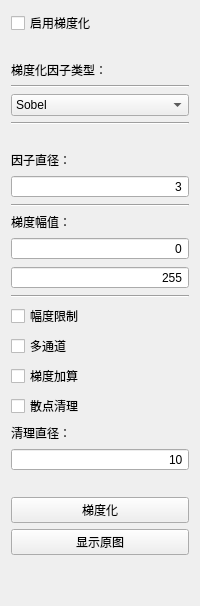
        <widget class="QWidget" name="tab_8">
         <attribute name="title">
          <string>页</string>
         </attribute>
         <layout class="QVBoxLayout" name="verticalLayout_39">
          <item>
           <layout class="QVBoxLayout" name="verticalLayout_38">
            <item>
             <widget class="QCheckBox" name="checkBox_Grad">
              <property name="text">
               <string>启用梯度化</string>
              </property>
             </widget>
            </item>
            <item>
             <widget class="QLabel" name="label_48">
              <property name="text">
               <string/>
              </property>
             </widget>
            </item>
            <item>
             <widget class="QLabel" name="label_52">
              <property name="text">
               <string>梯度化因子类型：</string>
              </property>
             </widget>
            </item>
            <item>
             <widget class="Line" name="line_50">
              <property name="orientation">
               <enum>Qt::Horizontal</enum>
              </property>
             </widget>
            </item>
            <item>
             <layout class="QHBoxLayout" name="horizontalLayout_Grad_type"/>
            </item>
            <item>
             <widget class="QComboBox" name="comboBox_Grad_type">
              <item>
               <property name="text">
                <string>Sobel</string>
               </property>
              </item>
              <item>
               <property name="text">
                <string>Scharr</string>
               </property>
              </item>
              <item>
               <property name="text">
                <string>Laplacian</string>
               </property>
              </item>
             </widget>
            </item>
            <item>
             <widget class="Line" name="line_51">
              <property name="orientation">
               <enum>Qt::Horizontal</enum>
              </property>
             </widget>
            </item>
            <item>
             <widget class="QLabel" name="label_51">
              <property name="text">
               <string/>
              </property>
             </widget>
            </item>
            <item>
             <widget class="QLabel" name="label_47">
              <property name="text">
               <string>因子直径：</string>
              </property>
             </widget>
            </item>
            <item>
             <widget class="QSpinBox" name="spinBox_Grad_D">
              <property name="alignment">
               <set>Qt::AlignRight|Qt::AlignTrailing|Qt::AlignVCenter</set>
              </property>
              <property name="buttonSymbols">
               <enum>QAbstractSpinBox::NoButtons</enum>
              </property>
              <property name="minimum">
               <number>1</number>
              </property>
              <property name="maximum">
               <number>31</number>
              </property>
              <property name="singleStep">
               <number>2</number>
              </property>
              <property name="value">
               <number>3</number>
              </property>
             </widget>
            </item>
            <item>
             <widget class="Line" name="line_53">
              <property name="orientation">
               <enum>Qt::Horizontal</enum>
              </property>
             </widget>
            </item>
            <item>
             <widget class="QLabel" name="label_49">
              <property name="text">
               <string>梯度幅值：</string>
              </property>
             </widget>
            </item>
            <item>
             <widget class="QSpinBox" name="spinBox_Grad_thres_min">
              <property name="alignment">
               <set>Qt::AlignRight|Qt::AlignTrailing|Qt::AlignVCenter</set>
              </property>
              <property name="buttonSymbols">
               <enum>QAbstractSpinBox::NoButtons</enum>
              </property>
              <property name="minimum">
               <number>0</number>
              </property>
              <property name="maximum">
               <number>255</number>
              </property>
             </widget>
            </item>
            <item>
             <widget class="QSpinBox" name="spinBox_Grad_thres_max">
              <property name="alignment">
               <set>Qt::AlignRight|Qt::AlignTrailing|Qt::AlignVCenter</set>
              </property>
              <property name="buttonSymbols">
               <enum>QAbstractSpinBox::NoButtons</enum>
              </property>
              <property name="maximum">
               <number>255</number>
              </property>
              <property name="value">
               <number>255</number>
              </property>
             </widget>
            </item>
            <item>
             <widget class="Line" name="line_52">
              <property name="orientation">
               <enum>Qt::Horizontal</enum>
              </property>
             </widget>
            </item>
            <item>
             <widget class="QCheckBox" name="checkBox_Grad_thres">
              <property name="text">
               <string>幅度限制</string>
              </property>
             </widget>
            </item>
            <item>
             <widget class="QCheckBox" name="checkBox_Grad_colour">
              <property name="text">
               <string>多通道</string>
              </property>
             </widget>
            </item>
            <item>
             <widget class="QCheckBox" name="checkBox_Grad_colour_add">
              <property name="text">
               <string>梯度加算</string>
              </property>
             </widget>
            </item>
            <item>
             <widget class="QCheckBox" name="checkBox_Grad_clear">
              <property name="text">
               <string>散点清理</string>
              </property>
             </widget>
            </item>
            <item>
             <widget class="QLabel" name="label_53">
              <property name="text">
               <string>清理直径：</string>
              </property>
             </widget>
            </item>
            <item>
             <widget class="QSpinBox" name="spinBox_Grad_clear_D">
              <property name="alignment">
               <set>Qt::AlignRight|Qt::AlignTrailing|Qt::AlignVCenter</set>
              </property>
              <property name="buttonSymbols">
               <enum>QAbstractSpinBox::NoButtons</enum>
              </property>
              <property name="minimum">
               <number>-2000</number>
              </property>
              <property name="maximum">
               <number>2000</number>
              </property>
              <property name="value">
               <number>10</number>
              </property>
             </widget>
            </item>
            <item>
             <widget class="QLabel" name="label_50">
              <property name="text">
               <string/>
              </property>
             </widget>
            </item>
            <item>
             <widget class="QPushButton" name="pushButton_Grad">
              <property name="text">
               <string>梯度化</string>
              </property>
             </widget>
            </item>
            <item>
             <widget class="QPushButton" name="pushButton_showback">
              <property name="text">
               <string>显示原图</string>
              </property>
             </widget>
            </item>
            <item>
             <spacer name="verticalSpacer_9">
              <property name="orientation">
               <enum>Qt::Vertical</enum>
              </property>
              <property name="sizeHint" stdset="0">
               <size>
                <width>20</width>
                <height>40</height>
               </size>
              </property>
             </spacer>
            </item>
           </layout>
          </item>
         </layout>
        </widget>
